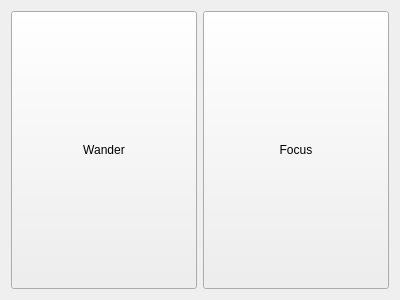
<?xml version="1.0" encoding="UTF-8"?>
<ui version="4.0">
 <class>LeftHandUI</class>
 <widget class="QWidget" name="LeftHandUI">
  <property name="geometry">
   <rect>
    <x>0</x>
    <y>0</y>
    <width>400</width>
    <height>300</height>
   </rect>
  </property>
  <property name="windowTitle">
   <string>LeftHandUI</string>
  </property>
  <layout class="QGridLayout" name="gridLayout">
   <item row="0" column="1">
    <widget class="QPushButton" name="pushButtonFocus">
     <property name="sizePolicy">
      <sizepolicy hsizetype="Expanding" vsizetype="Expanding">
       <horstretch>0</horstretch>
       <verstretch>0</verstretch>
      </sizepolicy>
     </property>
     <property name="text">
      <string>Focus</string>
     </property>
    </widget>
   </item>
   <item row="0" column="0">
    <widget class="QPushButton" name="pushButtonWander">
     <property name="sizePolicy">
      <sizepolicy hsizetype="Expanding" vsizetype="Expanding">
       <horstretch>0</horstretch>
       <verstretch>0</verstretch>
      </sizepolicy>
     </property>
     <property name="text">
      <string>Wander</string>
     </property>
    </widget>
   </item>
  </layout>
 </widget>
 <resources/>
 <connections/>
</ui>
